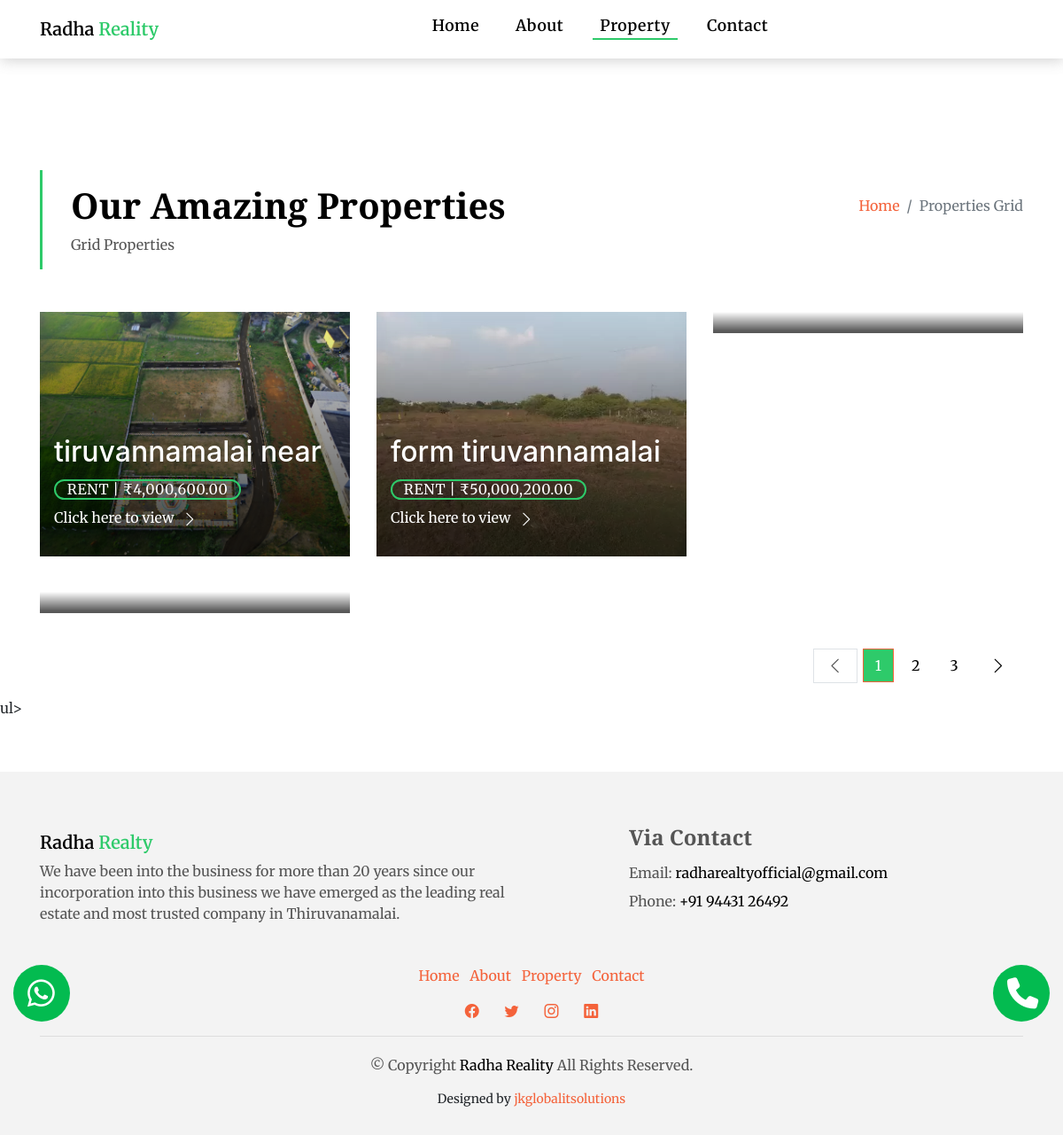
The app's page /property-grid.php with its own data.
### tables this page shows
CREATE TABLE `room_categories` (
  `id` int(30) NOT NULL,
  `name` text NOT NULL,
  `price` float NOT NULL,
  `cover_img` text NOT NULL
);

### property-grid.php (the view, shortened to what this page needs)
<!DOCTYPE html>
<html lang="en">
<head>
  <link href="assets1/vendor/animate.css/animate.min.css" rel="stylesheet">
  <link href="assets1/vendor/bootstrap/css/bootstrap.min.css" rel="stylesheet">
  <link href="assets1/vendor/bootstrap-icons/bootstrap-icons.css" rel="stylesheet">
  <link href="assets1/vendor/swiper/swiper-bundle.min.css" rel="stylesheet">
  <link href="assets1/css/style.css" rel="stylesheet">
  <link rel="stylesheet" href="https://cdnjs.cloudflare.com/ajax/libs/font-awesome/6.5.2/css/all.min.css" />
  <?php
  include('header.php');
  ?>
</head>
<body>
  <nav class="navbar navbar-default navbar-trans navbar-expand-lg fixed-top ">
    <div class="container">
      <a class="navbar-brand text-brand" href="index.php">Radha <span class="color-b">Reality</span></a>
      <div class="navbar-collapse collapse justify-content-center" id="navbarDefault">
        <ul class="navbar-nav">
          <li class="nav-item">
            <a class="nav-link " href="index.php">Home</a>
          </li>
          <li class="nav-item">
            <a class="nav-link " href="about.php">About</a>
          </li>
          <li class="nav-item">
            <a class="nav-link active" href="property-grid.php">Property</a>
          </li>
          <li class="nav-item">
            <a class="nav-link " href="contact.html">Contact</a>
          </li>
        </ul>
      </div>
    </div>
  </nav>
  <main id="main">
    <section class="intro-single">
      <div class="container">
        <div class="row">
          <div class="col-md-12 col-lg-8">
            <div class="title-single-box">
              <h1 class="title-single">Our Amazing Properties</h1>
              <span class="color-text-a">Grid Properties</span>
            </div>
          </div>
          <div class="col-md-12 col-lg-4">
            <nav aria-label="breadcrumb" class="breadcrumb-box d-flex justify-content-lg-end">
              <ol class="breadcrumb">
                <li class="breadcrumb-item">
                  <a href="#">Home</a>
                </li>
                <li class="breadcrumb-item active" aria-current="page">
                  Properties Grid
                </li>
              </ol>
            </nav>
          </div>
        </div>
      </div>
    </section>
    <section class="property-grid grid">
      <div class="container">
        <div class="row">
        <?php
          include 'admin/db_connect.php';
          $qry = $conn->query("SELECT * FROM  room_categories order by rand() ");
          while ($row = $qry->fetch_assoc()) :
          ?>
          <div class="col-md-4">
            <div class="card-box-a card-shadow">
              <div class="img-box-a">
              <img class="img-fluid" src="assets/img/<?php echo $row['cover_img'] ?>" alt="" />
              </div>
              <div class="card-overlay">
                <div class="card-overlay-a-content">
                  <div class="card-header-a">
                    <h2 class="card-title-a">
                    <a href="property-single.html"><?php echo $row['name'] ?></a>
                    </h2>
                  </div>
                  <div class="card-body-a">
                    <div class="price-box d-flex">
                      <span class="price-a">rent | <?php echo "₹" . number_format($row['price'], 2) ?></span>
                    </div>
                    <a href="property-single.html" class="link-a">Click here to view
                      <span class="bi bi-chevron-right"></span>
                    </a>
                  </div>
                </div>
              </div>
            </div>
          </div>
        <?php endwhile; ?>
        </div>
        <div class="row">
          <div class="col-sm-12">
            <nav class="pagination-a">
              <ul class="pagination justify-content-end">
                <li class="page-item disabled">
                  <a class="page-link" href="#" tabindex="-1">
                    <span class="bi bi-chevron-left"></span>
                  </a>
                </li>
                <li class="page-item active">
                  <a class="page-link" href="#">1</a>
                </li>
                <li class="page-item ">
                  <a class="page-link" href="#">2</a>
                </li>
                <li class="page-item">
                  <a class="page-link" href="#">3</a>
                </li>
                <li class="page-item next">
                  <a class="page-link" href="#">
                    <span class="bi bi-chevron-right"></span>
                  </a>
                </li>
              </ul>
            </nav>
          </div>
        </div>
      </div>
    </section>
  </main>
  <div class="call-buton">
    <a href="tel:9443126492" type="button" class="cc-calto-action-ripple">
      <i class="fa-solid fa-phone"></i>
    </a>
  </div>
    <div class="whatsapp-button">
        <a href="https://api.whatsapp.com/send?phone=9443126492" target="_blank" class="  cc-calto-action-ripple">
            <i class="fa-brands fa-whatsapp"></i>
        </a>
    </div>
        ul>
  <section class="section-footer">
    <div class="container">
      <div class="row">
        <div class="col-sm-12 col-md-6">
          <div class="widget-a">
            <div class="w-header-a">
              <a class="navbar-brand text-brand" href="index.html">Radha <span class="color-b">Realty</span></a>
            </div>
            <div class="w-body-a">
              <p class="w-text-a color-text-a">
                We have been into the business for more than 20 years since our incorporation into this business we have emerged as the leading real estate and most trusted company in Thiruvanamalai.
              </p>
            </div>
          </div>
        </div>
        <div class="col-sm-12 col-md-1 section-md-t3">
        </div>
        <div class="col-sm-12 col-md-5 section-md-t3">
          <div class="w-body-a">
            <h4 class="w-text-a color-text-a">
              <b>Via Contact</b>
            </h4>
          </div>
          <div class="w-footer-a">
            <ul class="list-unstyled">
              <li class="color-a">
                <span class="color-text-a">Email:</span> radharealtyofficial@gmail.com
              </li>
              <li class="color-a">
                <span class="color-text-a">Phone:</span>  +91 94431 26492
              </li>
            </ul>
          </div>
        </div>
      </div>
    </div>
  </section>
  <footer>
    <div class="container">
      <div class="row">
        <div class="col-md-12">
          <nav class="nav-footer">
            <ul class="list-inline">
              <li class="list-inline-item">
                <a href="#">Home</a>
              </li>
              <li class="list-inline-item">
                <a href="#">About</a>
              </li>
              <li class="list-inline-item">
                <a href="#">Property</a>
              </li>
              <li class="list-inline-item">
                <a href="#">Contact</a>
              </li>
            </ul>
          </nav>
          <div class="socials-a">
            <ul class="list-inline">
              <li class="list-inline-item">
                <a href="#">
                  <i class="bi bi-facebook" aria-hidden="true"></i>
                </a>
              </li>
              <li class="list-inline-item">
                <a href="#">
                  <i class="bi bi-twitter" aria-hidden="true"></i>
                </a>
              </li>
              <li class="list-inline-item">
                <a href="#">
                  <i class="bi bi-instagram" aria-hidden="true"></i>
                </a>
              </li>
              <li class="list-inline-item">
                <a href="#">
                  <i class="bi bi-linkedin" aria-hidden="true"></i>
                </a>
              </li>
            </ul>
          </div>
          <div class="copyright-footer">
            <p class="copyright color-text-a">
              &copy; Copyright
              <span class="color-a">Radha Reality</span> All Rights Reserved.
            </p>
          </div>
          <div class="credits">
            Designed by <a href="#">jkglobalitsolutions</a>
          </div>
        </div>
      </div>
    </div>
  </footer>
</body>
</html>

### property-grid.php (style rules this page uses)
.call-buton .cc-calto-action-ripple { z-index: 99999; position: fixed; right: 15px; bottom: 8rem; background: #03bb50; width: 4rem; height: 4rem; padding: 1rem; border-radius: 100%; -webkit-box-sizing: border-box; box-sizing: border-box; color: #ffffff; -webkit-animation: cc-calto-action-ripple 0.6s linear infinite; animation: cc-calto-action-ripple 0.6s linear infinite; display: -webkit-box; display: -webkit-flex; display: -ms-flexbox; display: flex; justify-items: center; -webkit-box-align: center; -webkit-align-items: center; -ms-flex-align: center; align-items: center; text-decoration: none; }
.call-buton .cc-calto-action-ripple i { -webkit-transition: 0.3s ease; transition: 0.3s ease; font-size: 2.2rem; }
.whatsapp-button .cc-calto-action-ripple { z-index: 99999; position: fixed; left: 15px; bottom: 8rem; background: #03bb50; width: 4rem; height: 4rem; padding: 1rem; border-radius: 100%; -webkit-box-sizing: border-box; box-sizing: border-box; color: #ffffff; -webkit-animation: cc-calto-action-ripple 0.6s linear infinite; animation: cc-calto-action-ripple 0.6s linear infinite; display: -webkit-box; display: -webkit-flex; display: -ms-flexbox; display: flex; justify-items: center; -webkit-box-align: center; -webkit-align-items: center; -ms-flex-align: center; align-items: center; text-decoration: none; }
.whatsapp-button .cc-calto-action-ripple i { -webkit-transition: 0.3s ease; transition: 0.3s ease; font-size: 2.2rem; }

### records on screen
room_categories: cover_img (picture), name "tiruvannamalai near", price "4,000,600.00"
room_categories: cover_img (picture), name "form tiruvannamalai", price "50,000,200.00"
